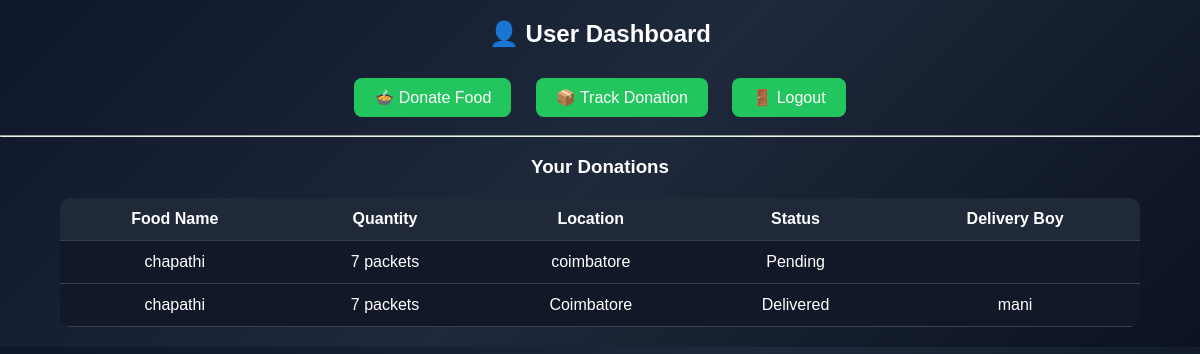
The page /user_dashboard (signed in) on the database as committed earlier.
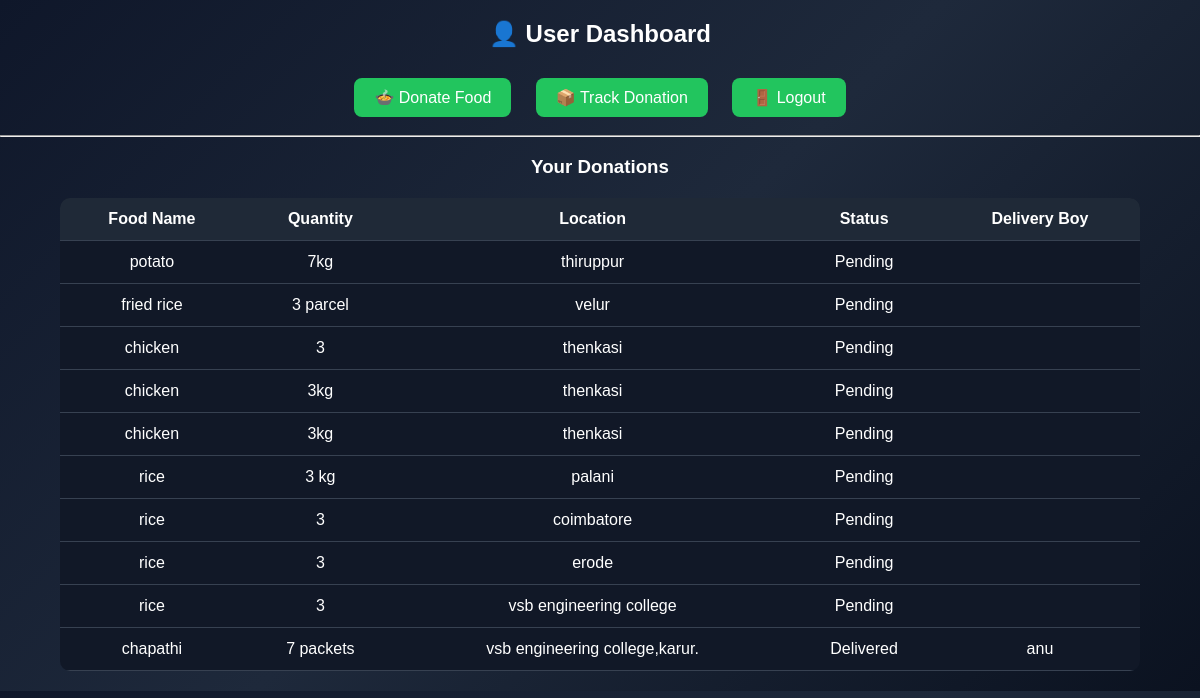
The same page on the database as committed later.
### tables this page shows
CREATE TABLE donations(
        id INTEGER PRIMARY KEY AUTOINCREMENT,
        user_email TEXT,
        food_name TEXT,
        quantity TEXT,
        location TEXT,
        status TEXT DEFAULT 'Pending',
        delivery_boy TEXT DEFAULT ''
    );

### app.py (the view)
@app.route("/user_dashboard")
def user_dashboard():
    if "user" not in session:
        return redirect(url_for("user_login"))
    user_email = session["user"]
    conn = sqlite3.connect(DB)
    cur = conn.cursor()
    cur.execute("""
        SELECT food_name, quantity, location, status, delivery_boy
        FROM donations
        WHERE user_email=?
        ORDER BY id DESC
    """, (user_email,))
    donations = cur.fetchall()
    conn.close()
    return render_template(
        "user_dashboard.html",
        donations=donations,
        user_email=user_email
    )

### templates/user_dashboard.html (shortened to what this page needs)
<!DOCTYPE html>
<html>
<head>
</head>
<body>
<h2>👤 User Dashboard</h2>
<a href="/donate_food">🍲 Donate Food</a>
<a href="/track_donation">📦 Track Donation</a>
<a href="/logout">🚪 Logout</a>
<hr>
<h3>Your Donations</h3>
<table>
    <tr>
        <th>Food Name</th>
        <th>Quantity</th>
        <th>Location</th>
        <th>Status</th>
        <th>Delivery Boy</th>
    </tr>
    {% for d in donations %}
    <tr>
        <td>{{ d[0] }}</td>
        <td>{{ d[1] }}</td>
        <td>{{ d[2] }}</td>
        <td>{{ d[3] }}</td>
        <td>{{ d[4] }}</td>
    </tr>
    {% endfor %}
</table>
</body>
</html>

Rows that differ between the two databases and show on the page:
no longer on this page (row edited): donations: food_name "chapathi", quantity "7 packets", location "coimbatore", status "Pending"
added donations: food_name "potato", quantity "7kg", location "thiruppur", status "Pending"
added donations: food_name "fried rice", quantity "3 parcel", location "velur", status "Pending"
added donations: food_name "chicken", quantity "3", location "thenkasi", status "Pending"
added donations: food_name "chicken", quantity "3kg", location "thenkasi", status "Pending"
added donations: food_name "chicken", quantity "3kg", location "thenkasi", status "Pending"
added donations: food_name "rice", quantity "3 kg", location "palani", status "Pending"
added donations: food_name "rice", quantity "3", location "coimbatore", status "Pending"
added donations: food_name "rice", quantity "3", location "erode", status "Pending"
added donations: food_name "rice", quantity "3", location "vsb engineering college", status "Pending"
changed donations "chapathi": location "Coimbatore" → "vsb engineering college,karur."; delivery_boy "mani" → "anu"
